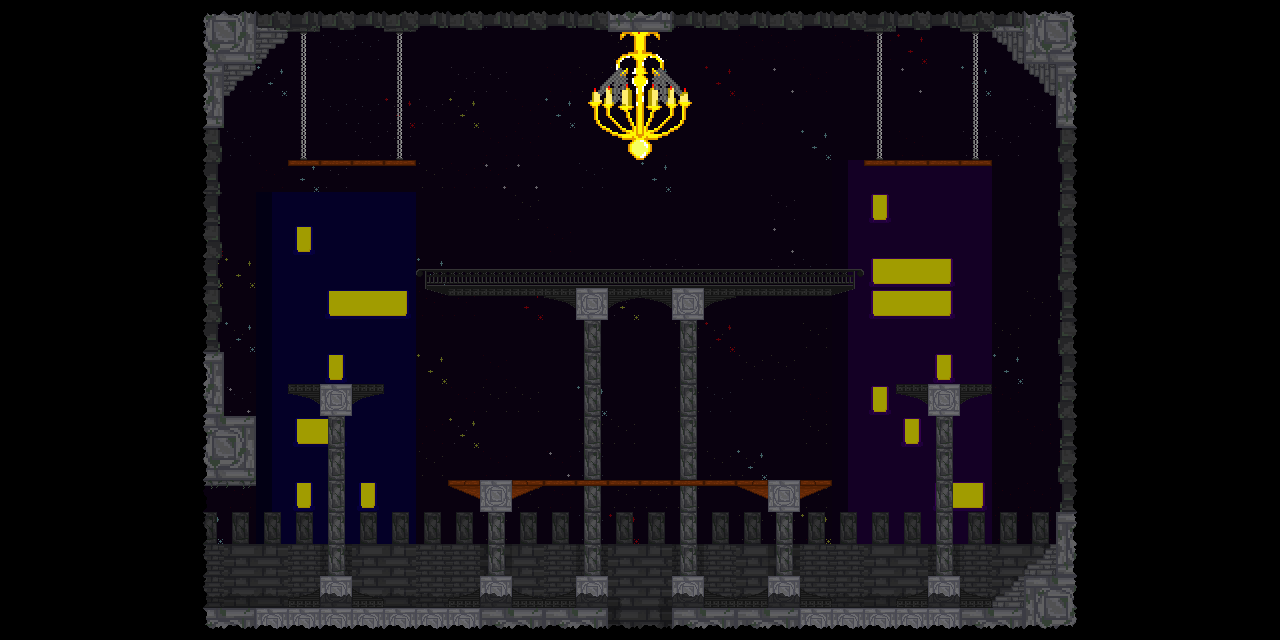

Below is a game level as drawn by its tile map, then a one-line description and the .tmx that defines it (tile-layer data replaced by summaries):
An orthogonal 40x20 tile map with 32x32 px tiles, 12 tile layers (Tile Layer 1, BG, Stars 1.0, Stars 2.0, ...), 5 tilesets and 16 objects (startPos, spawn, spawn2, spawn3, spawn4, ...).

<map version="1.2" tiledversion="1.3.5" orientation="orthogonal" renderorder="left-up" width="40" height="20" tilewidth="32" tileheight="32" infinite="0" nextlayerid="14" nextobjectid="17">
 <tileset firstgid="1" name="1st" tilewidth="32" tileheight="32" tilecount="182" columns="13">
  <image source="Main Castle Normal.png" width="416" height="448" />
 </tileset>
 <tileset firstgid="183" name="2nd" tilewidth="32" tileheight="32" tilecount="728" columns="26">
  <image source="Main Castle x2.png" width="832" height="896" />
 </tileset>
 <tileset firstgid="911" name="64x64 normal" tilewidth="32" tileheight="32" tilecount="48" columns="6">
  <image source="64x64 normal.png" width="192" height="256" />
 </tileset>
 <tileset firstgid="959" name="64x64 x2" tilewidth="32" tileheight="32" tilecount="192" columns="12">
  <image source="64x64 x2.png" width="384" height="512" />
 </tileset>
 <tileset firstgid="1151" name="7" tilewidth="32" tileheight="32" tilecount="156" columns="12">
  <image source="topCastleMapFirstSet1U.png" width="384" height="416" />
 </tileset>
 <layer id="1" name="Tile Layer 1" width="40" height="20" opacity="0.28">
  <data>[800 cells, 24 non-empty, 1 distinct tile ids]</data>
 </layer>
 <layer id="3" name="BG" width="40" height="20">
  <data>[800 cells, 800 non-empty, 1 distinct tile ids]</data>
 </layer>
 <layer id="5" name="Stars 1.0" width="40" height="20" opacity="0.27">
  <data>[800 cells, 301 non-empty, 4 distinct tile ids]</data>
 </layer>
 <layer id="6" name="Stars 2.0" width="40" height="20" opacity="0.61">
  <data>[800 cells, 46 non-empty, 4 distinct tile ids]</data>
 </layer>
 <layer id="7" name="Houses" width="40" height="20">
  <data>[800 cells, 138 non-empty, 12 distinct tile ids]</data>
 </layer>
 <layer id="9" name="BG Castle" width="40" height="20">
  <data>[800 cells, 83 non-empty, 6 distinct tile ids]</data>
 </layer>
 <layer id="12" name="Depth 2nd" width="40" height="20" opacity="0.22">
  <data>[800 cells, 29 non-empty, 7 distinct tile ids]</data>
 </layer>
 <layer id="8" name="BG darknener" width="40" height="20" opacity="0.37">
  <data>[800 cells, 800 non-empty, 1 distinct tile ids]</data>
 </layer>
 <layer id="10" name="Base 2.0" width="40" height="20">
  <data>[800 cells, 8 non-empty, 3 distinct tile ids]</data>
 </layer>
 <layer id="2" name="Base" width="40" height="20">
  <data>[800 cells, 229 non-empty, 48 distinct tile ids]</data>
 </layer>
 <layer id="11" name="Depth 1st" width="40" height="20" opacity="0.6">
  <data>[800 cells, 6 non-empty, 1 distinct tile ids]</data>
 </layer>
 <layer id="4" name="Dark BG" width="40" height="20">
  <data>[800 cells, 332 non-empty, 9 distinct tile ids]</data>
 </layer>
 <objectgroup id="13" name="Object Layer 1">
  <object id="1" x="192" y="0">
   <properties>
    <property name="bodyType" value="static" />
    <property name="friction" type="float" value="10" />
    <property name="objType" value="ground" />
   </properties>
   <polygon points="0,0 896,0 896,640 0,640 0,608 416,608 416,633 480,633 480,608 800,608 800,601 827,576 832,576 832,569 858,544 864,544 864,512 866,512 866,128 864,128 864,96 858,96 832,70 832,64 825,64 800,37 800,32 768,32 768,29 704,29 704,32 672,32 96,32 96,39 70,64 64,64 64,70 38,96 32,96 32,416 64,416 64,480 64,490 0,490" />
  </object>
  <object id="2" x="288" y="160" width="128" height="6">
   <properties>
    <property name="bodyType" value="static" />
    <property name="friction" type="float" value="10" />
    <property name="isSensor" value="false" />
    <property name="objType" value="ground" />
    <property name="type" value="wood" />
   </properties>
  </object>
  <object id="3" x="288" y="384">
   <properties>
    <property name="bodyType" value="static" />
    <property name="friction" type="float" value="10" />
    <property name="objType" value="ground" />
   </properties>
   <polygon points="0,0 96,0 96,10 64,20 64,32 32,32 32,21 0,10" />
  </object>
  <object id="4" x="448" y="288">
   <properties>
    <property name="bodyType" value="static" />
    <property name="friction" type="float" value="10" />
    <property name="objType" value="ground" />
   </properties>
   <polygon points="0,0 384,0 407,0 384,8 288,8 256,20 256,32 224,32 224,20 192,10 160,20 160,32 128,32 128,20 96,8 0,8 -23,0" />
  </object>
  <object id="5" x="512" y="480">
   <properties>
    <property name="bodyType" value="static" />
    <property name="friction" type="float" value="10" />
    <property name="isSensor" value="false" />
    <property name="objType" value="ground" />
    <property name="type" value="wood" />
   </properties>
   <polygon points="0,0 0,20 32,6 224,6 256,19 256,0" />
  </object>
  <object id="6" x="480" y="480">
   <properties>
    <property name="bodyType" value="static" />
    <property name="friction" type="float" value="10" />
    <property name="isSensor" value="false" />
    <property name="objType" value="ground" />
    <property name="type" value="wood" />
   </properties>
   <polygon points="0,0 -32,0 -32,6 0,19" />
  </object>
  <object id="7" x="800" y="480">
   <properties>
    <property name="bodyType" value="static" />
    <property name="friction" type="float" value="10" />
    <property name="isSensor" value="false" />
    <property name="objType" value="ground" />
    <property name="type" value="wood" />
   </properties>
   <polygon points="0,0 32,0 32,6 0,19" />
  </object>
  <object id="8" x="768" y="480">
   <polyline points="0,0 32,0 32,32 0,32 0,0" />
  </object>
  <object id="9" name="startPos" x="260" y="573.708">
   <point />
  </object>
  <object id="10" name="spawn" x="316.485" y="99.2364">
   <point />
  </object>
  <object id="11" name="spawn2" x="473.23" y="95">
   <point />
  </object>
  <object id="12" name="spawn3" x="632.8" y="96.4121">
   <point />
  </object>
  <object id="13" name="spawn4" x="799.43" y="100.649">
   <point />
  </object>
  <object id="14" name="spawn5" x="963.236" y="100.649">
   <point />
  </object>
  <object id="15" x="896" y="384">
   <properties>
    <property name="bodyType" value="static" />
    <property name="friction" type="float" value="10" />
    <property name="objType" value="ground" />
   </properties>
   <polygon points="0,0 96,0 96,10 64,20 64,32 32,32 32,21 0,10" />
  </object>
  <object id="16" x="864" y="159" width="128" height="6">
   <properties>
    <property name="bodyType" value="static" />
    <property name="friction" type="float" value="10" />
    <property name="isSensor" value="false" />
    <property name="objType" value="ground" />
    <property name="type" value="wood" />
   </properties>
  </object>
 </objectgroup>
</map>
